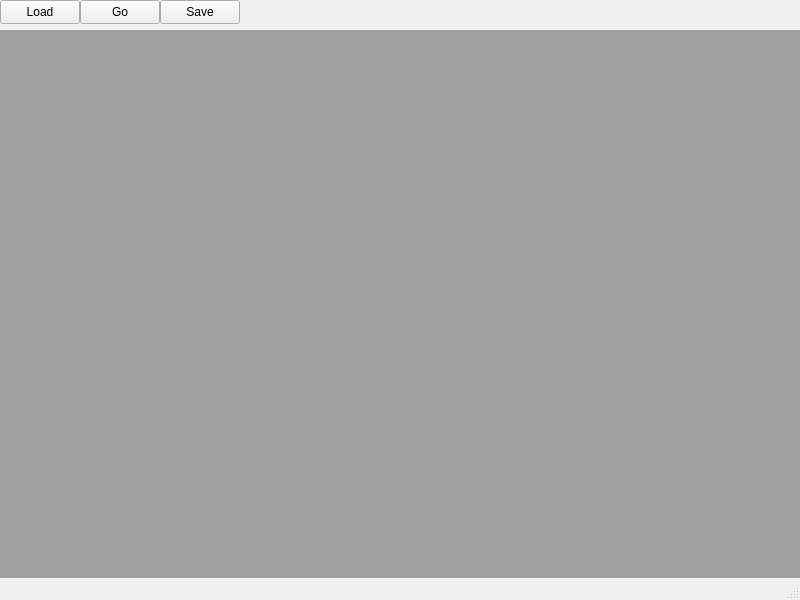
<?xml version="1.0" encoding="UTF-8"?>
<ui version="4.0">
 <class>MainWindow</class>
 <widget class="QMainWindow" name="MainWindow">
  <property name="geometry">
   <rect>
    <x>0</x>
    <y>0</y>
    <width>800</width>
    <height>600</height>
   </rect>
  </property>
  <property name="windowTitle">
   <string>MainWindow</string>
  </property>
  <widget class="QWidget" name="centralwidget">
   <widget class="QPushButton" name="loadButton">
    <property name="geometry">
     <rect>
      <x>0</x>
      <y>0</y>
      <width>80</width>
      <height>24</height>
     </rect>
    </property>
    <property name="text">
     <string>Load</string>
    </property>
   </widget>
   <widget class="QPushButton" name="goButton">
    <property name="geometry">
     <rect>
      <x>80</x>
      <y>0</y>
      <width>80</width>
      <height>24</height>
     </rect>
    </property>
    <property name="text">
     <string>Go</string>
    </property>
   </widget>
   <widget class="QPushButton" name="saveButton">
    <property name="geometry">
     <rect>
      <x>160</x>
      <y>0</y>
      <width>80</width>
      <height>24</height>
     </rect>
    </property>
    <property name="text">
     <string>Save</string>
    </property>
   </widget>
   <widget class="QMdiArea" name="mdiArea">
    <property name="geometry">
     <rect>
      <x>0</x>
      <y>30</y>
      <width>801</width>
      <height>561</height>
     </rect>
    </property>
   </widget>
  </widget>
  <widget class="QMenuBar" name="menubar">
   <property name="geometry">
    <rect>
     <x>0</x>
     <y>0</y>
     <width>800</width>
     <height>21</height>
    </rect>
   </property>
  </widget>
  <widget class="QStatusBar" name="statusbar"/>
 </widget>
 <resources/>
 <connections/>
</ui>
